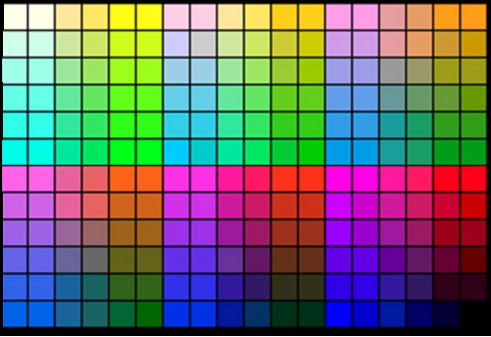
#> input picture hsv_test.png, 491 x 337 px
$ python -i COLOR_library.py   (imports and definitions only)   (older library calls are emulated)
#> lines starting #> are read from the running program, lines starting #| are printed output that depends on the picture; after the words box and inside, x2 and y2 are one past the last pixel; in counts of white or black regions, pixels touching at a corner belong together
#> further down, picture is the input picture: shape (337, 491, 3); mean B, G, R 107.6, 106.7, 107.4
import math
import time

import cv2
import matplotlib.pyplot as plt
import numpy as np
import cupy as cp
from numba import jit
from collections import defaultdict


@jit(nopython=True)
def RGB_HSV_jit(img, H, S, V):
    '''
    accerelate using the numba.jit
    根据cv文档描述编写的HSV算法
    H: 0-180
    S: 0-255
    V: 0-255
    '''
    row, col = img.shape[0], img.shape[1]

    img_b = img[:, :, 0]
    img_g = img[:, :, 1]
    img_r = img[:, :, 2]

    for i in range(row):
        for j in range(col):
            R = int(img_r[i, j]) / 255
            G = int(img_g[i, j]) / 255
            B = int(img_b[i, j]) / 255

            C_max = max(R, G, B)
            C_min = min(R, G, B)
            delta = C_max - C_min

            if C_max == 0:
                S[i, j] = 0
            elif C_max != 0:
                S[i, j] = delta / C_max * 255

            V[i, j] = C_max * 255

            if delta == 0:
                H[i, j] = 0
            elif C_max == R:
                H[i, j] = 60 * ((G - B) / delta)
            elif C_max == G:
                H[i, j] = 60 * ((B - R) / delta + 2)
            elif C_max == B:
                H[i, j] = 60 * ((R - G) / delta + 4)

            if H[i, j] < 0:
                H[i, j] = H[i, j] + 360

            H[i, j] = H[i, j] * 0.5

    return [H, S, V]


# [85 lines left out: functions HSV_RGB_V0, HSV_RGB_jit, not called in this run]


def get_cord(frame):
    row, col = frame.shape[0], frame.shape[1]
#> row = 337; col = 491
    img_mask = HSV_process(frame)  ## hsv method of mine
    # cv2.imshow('hsv img', img_mask)

    contours, hierarchy = cv2.findContours(img_mask, cv2.RETR_EXTERNAL, cv2.CHAIN_APPROX_NONE)

    x, y, w, h = -1, -1, -1, -1
    targetPos_x, targetPos_y = -1, -1
    for cnt in contours:
        area = cv2.contourArea(cnt)
        # print(area)
        if 20 < area < 300:
            x, y, w, h = cv2.boundingRect(cnt)
            x_total = 0
            y_total = 0

            for i in range(len(cnt[0])):
                x_total = cnt[0][0][0] + x_total
                y_total = cnt[0][0][1] + y_total

            targetPos_x = int(x + w / 2)
            targetPos_y = int(y + h / 2)

            cv2.putText(frame, "({:0<2d}, {:0<2d})".format(targetPos_x, targetPos_y), (20, 30),
                        cv2.FONT_HERSHEY_PLAIN, 1, (0, 255, 0), 2)  # 文字
            cv2.rectangle(frame, (x, y), (x + w, y + h), (0, 255, 0), 2)

            # locol_img = np.zeros([100, 100, 3])

    if targetPos_x == -1 or targetPos_y == -1:
        pass
        # print('not found')
    elif (targetPos_x - 25 > 0 and targetPos_x + 25 < row - 1
          and targetPos_y - 25 > 0 and targetPos_x + 25 < col - 1):
        local_img = frame[targetPos_y - 25:targetPos_y + 25, targetPos_x - 25:targetPos_x + 25, :]
        cv2.imshow('local image', local_img)

        output_img = local_img.copy()

        circles = hough_detect_ball(input_img=local_img, r_min=8,
                                    r_max=15, delta_r=1, num_thetas=60,
                                    bin_threshold=0.4, min_edge_threshold=50,
                                    max_edge_threshold=100)

        for x, y, r, v in circles:
            output_img = cv2.circle(output_img, (x, y), r, (0, 255, 0), 2)

        cord_x, cord_y = circles[0][0] + targetPos_x - 25, circles[0][1] + targetPos_y - 25

        # print('best observation')
        # print(cord_x, cord_y)
        return cord_x, cord_y

    return [-1, -1]


# [90 lines left out: functions hough_detect_ball, find_hough_circles_fast, not called in this run]


def HSV_process(img):
    '''用于处理输入img， 输出给定的HSV范围内的RGB图像'''
    # img0 = cv2.cvtColor(img, cv2.COLOR_BGR2RGB)
    row, col = img.shape[0], img.shape[1]
#> row = 337; col = 491

    H = np.zeros([row, col])
    S = np.zeros([row, col])
    V = np.zeros([row, col])
    # R = np.zeros([row, col])
    # G = np.zeros([row, col])
    # B = np.zeros([row, col])

    H, S, V = RGB_HSV_jit(img, H, S, V)
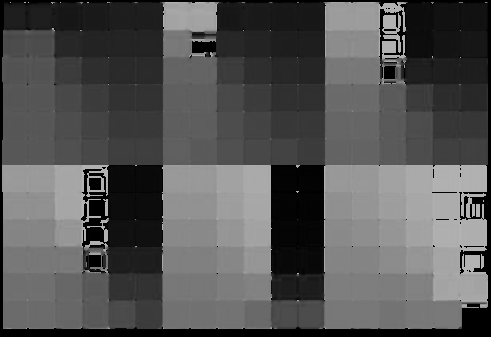
#> H: shape (337, 491) float64; min 0, max 179.9, mean 85
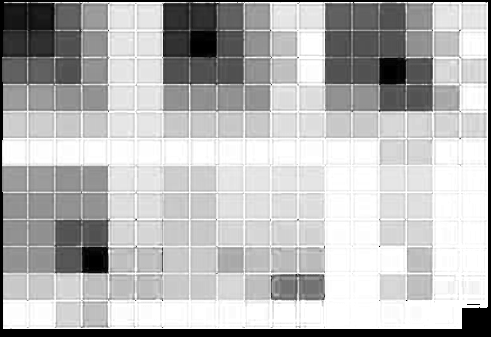
#> S: shape (337, 491) float64; min 0, max 255, mean 183.3
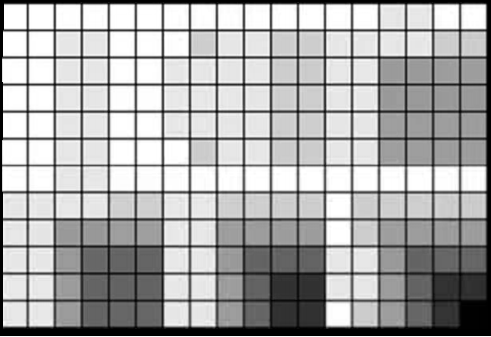
#> V: shape (337, 491) float64; min 0, max 255, mean 169

    # [7 lines of commented-out code are left out]

    img_hsv = np.zeros([row, col, 3])

    img_hsv[:, :, 0] = H
    img_hsv[:, :, 1] = S
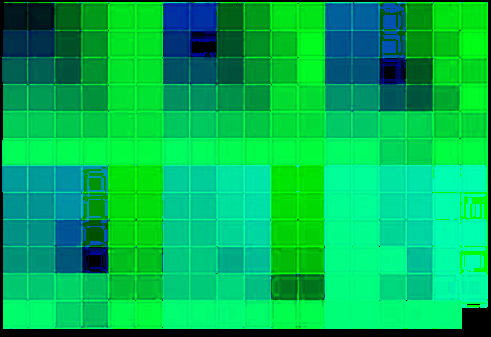
#> img_hsv: shape (337, 491, 3) float64; mean of channels 0, 1, 2 85, 183.3, 0; drawn as B, G, R
    img_hsv[:, :, 2] = V
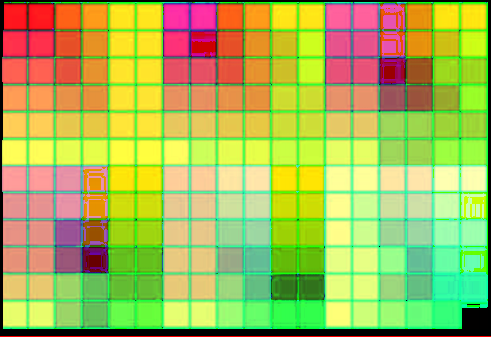
#> img_hsv: shape (337, 491, 3) float64; mean of channels 0, 1, 2 85, 183.3, 169; drawn as B, G, R

    lower = np.array([0, 184, 202])
    upper = np.array([66, 255, 255])

    # 返回黄色区域的二值图像
    img_hsv = cv2.inRange(img_hsv, lower, upper)
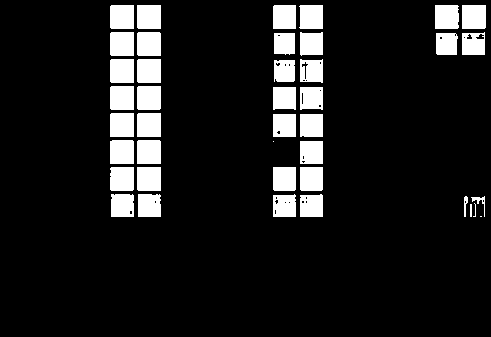
#> img_hsv: shape (337, 491); 11.4% white; 41 white regions (3 under 20 px)

    # H[np.where(H > 27)] = 0
    # S[np.where(S < 140)] = 0
    # V[np.where(V > 30)] = 0
    # H[np.where(0 < H < 27)] = 1
    # S[np.where(141 < S < 255)] = 1
    # V[np.where(30 < V < 255)] = 1

    # [R, G, B] = HSV_RGB_jit(H, S, V, R, G, B)
    # R = np.multiply(R, 255)
    # G = np.multiply(G, 255)
    # B = np.multiply(B, 255)
    #
    # np.clip(R, 0, 255, out=R)
    # np.clip(G, 0, 255, out=G)
    # np.clip(B, 0, 255, out=B)
    #
    # rec_img = np.zeros([row, col, 3], dtype='uint8')
    # rec_img[:, :, 0] = R
    # rec_img[:, :, 1] = G
    # rec_img[:, :, 2] = B

    return img_hsv


# [323 lines left out: functions get_hsv_img_cv, hough_circle_detect, get_hsv_img, RGB_HSI_jit, RGB_HSI_ori, RGB_HSI_jit and 3 more, not called in this run]


class tracking():
    # [65 lines left out: functions __init__, get_cord_2thread, not called in this run]

    def return_cord(self):
        return self.cord_left_x, self.cord_left_y, self.cord_right_x, self.cord_right_y


class map():
    # [115 lines left out: functions __init__, create_correction_map, polar_correction, get_3D_coord, not called in this run]

>>> import cv2
>>> picture = cv2.imread('hsv_test.png')
>>> result = get_cord(picture)
#> in get_cord, `contours, hierarchy = cv2.findContours(img_mask, cv2.RETR_EXTERNAL, cv..`: contours = 41 contours, 4 with area under 20; largest, box (x1, y1, x2, y2) and area: (137, 167, 161, 191) 528, (137, 113, 161, 137) 528, (110, 113, 134, 137) 528, (462, 5, 486, 29) 528, (137, 5, 161, 29) 528
#> the loop in get_cord, `for cnt in contours:` made 41 passes
#> (area, x, y, w, h, targetPos_x) on passes 4 to 5: (41.5, 471, 196, 14, 21, 478), (33, 464, 196, 4, 21, 466)
#> area on passes 6 to 11: 463, 460, 473.5, 476.5, 505, 505
#> after the loop in get_cord, `for cnt in contours:`:
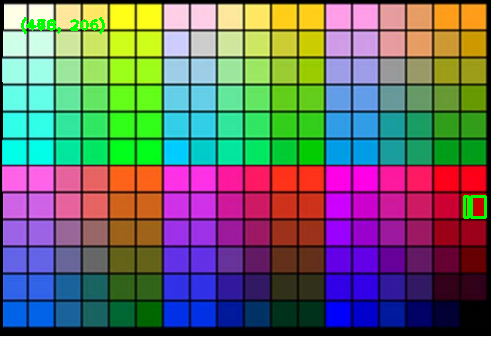
#> frame: shape (337, 491, 3); 0.54% of pixels changed, all inside (x1, y1, x2, y2) = (21, 17, 487, 219)
#> result = [-1, -1]
